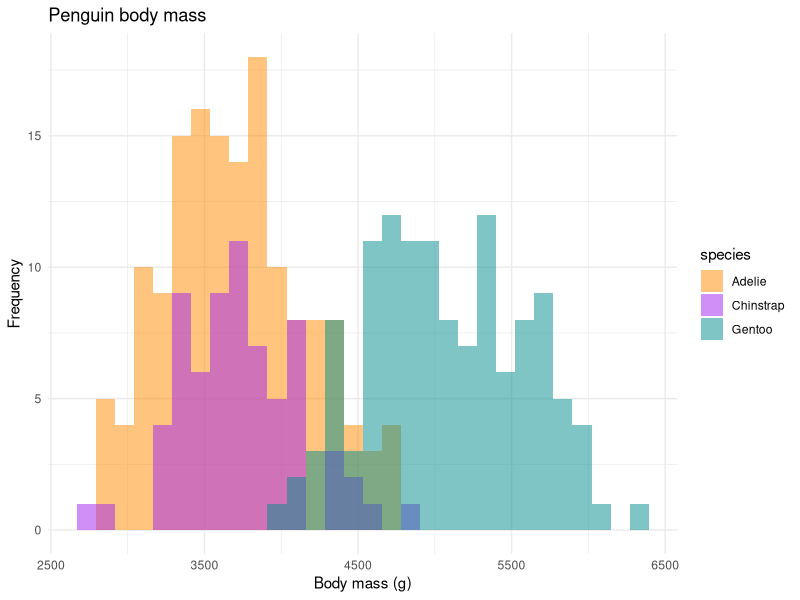

Source code (R):
## ---- chunk 1
knitr::opts_chunk$set(echo = TRUE, message = FALSE)
## ---- chunk 2
library(palmerpenguins)
library(tidyverse)
## ---- chunk 3
penguins %>% 
  slice(1:10) %>%
  knitr::kable()
## ---- chunk 4
penguins %>% 
  group_by(species) %>% 
  summarize(across(where(is.numeric), mean, na.rm = TRUE))
## ---- chunk 5
penguins %>%
  ggplot() +
  aes(x = body_mass_g) + 
  geom_histogram(aes(fill = species), 
                 alpha = 0.5, 
                 position = "identity") +
  scale_fill_manual(values = c("darkorange","purple","cyan4")) +
  theme_minimal() +
  labs(x = "Body mass (g)",
       y = "Frequency",
       title = "Penguin body mass")
